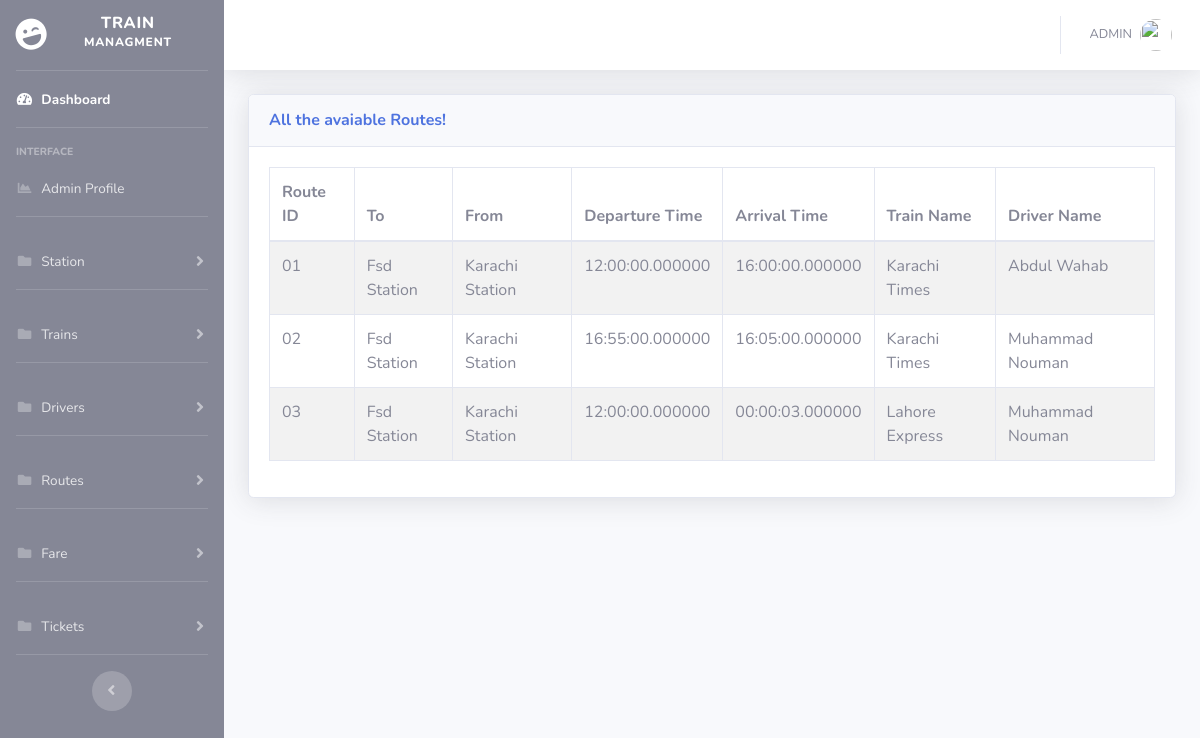
Screenshot of /viewRoute.php (signed in) with the database file from the repository.
### tables this page shows
CREATE TABLE `route` (
  `rId` varchar(10) NOT NULL,
  `rTo` varchar(20) NOT NULL,
  `rFrom` varchar(20) NOT NULL,
  `dTime` time(6) NOT NULL,
  `aTime` time(6) NOT NULL,
  `trainId` varchar(10) NOT NULL,
  `dId` varchar(10) NOT NULL
);

CREATE TABLE `train` (
  `trainId` varchar(10) NOT NULL,
  `trainName` varchar(20) NOT NULL
);

CREATE TABLE `driver` (
  `dId` varchar(10) NOT NULL,
  `dFirstName` text NOT NULL,
  `dLastName` text NOT NULL,
  `dAddress` varchar(20) NOT NULL,
  `dContact` varchar(20) NOT NULL,
  `dExp` int(10) NOT NULL
);

### viewRoute.php (the view, shortened to what this page needs)
<?php
include('includes/header.php');
include('includes/navbar.php');
?>
<div class="container-fluid">
  <div class="card shadow mb-4" >
    <div class="card-header py-3">
      <h6 class="m-0 font-weight-bold text-primary" >All the avaiable Routes!
      </h6>
    </div>
    <div class="card-body">
      <div class="table-responsive">
      <?php
        $servername = "localhost";
        $username = "root";
        $password = "";
        $dbname = "finalproject";
        try {
          $conn = new PDO("mysql:host=$servername;dbname=$dbname", $username, $password);
          $conn->setAttribute(PDO::ATTR_ERRMODE, PDO::ERRMODE_EXCEPTION);
          $conn->setAttribute(PDO::ATTR_ERRMODE, PDO::ERRMODE_EXCEPTION);
          $stmt = $conn->prepare("SELECT *
                                        FROM ((route
                                              INNER JOIN train ON route.trainId = train.trainId)
                                              INNER JOIN driver ON route.dId = driver.dId);");
          $stmt->execute();
        } catch (PDOException $e) {
          echo "Error: " . $e->getMessage();
        }
        ?>
        <table class="table table-bordered table-striped" id="dataTable" width="100%" cellspacing="0">
          <thead>
            <tr>
              <th> Route ID </th>
              <th> To </th>
              <th> From </th>
              <th> Departure Time </th>
              <th> Arrival Time </th>
              <th> Train Name </th>
              <th> Driver Name </th>
            </tr>
          </thead>
          <tbody>
            <?php
              foreach ($stmt->fetchAll() as $k => $row) {
            ?>
                <tr>
                  <td><?php echo $row['rId']; ?></td>
                  <td><?php echo $row['rTo']; ?></td>
                  <td><?php echo $row['rFrom']; ?></td>
                  <td><?php echo $row['dTime']; ?></td>
                  <td><?php echo $row['aTime']; ?></td>
                  <td><?php echo $row['trainName']; ?></td>
                  <td><?php echo $row['dFirstName']; echo '  '; echo $row['dLastName']; ?></td>
                </tr>
            <?php
            }
            ?>
          </tbody>
        </table>
      </div>
    </div>
  </div>
</div>

### rows the page displays
route: rId "01", rTo "Fsd Station", rFrom "Karachi Station", dTime "12:00:00.000000", aTime "16:00:00.000000", trainId.trainName "Karachi Times", dId.dFirstName "Abdul", dId.dLastName "Wahab"
route: rId "02", rTo "Fsd Station", rFrom "Karachi Station", dTime "16:55:00.000000", aTime "16:05:00.000000", trainId.trainName "Karachi Times", dId.dFirstName "Muhammad", dId.dLastName "Nouman"
route: rId "03", rTo "Fsd Station", rFrom "Karachi Station", dTime "12:00:00.000000", aTime "00:00:03.000000", trainId.trainName "Lahore Express", dId.dFirstName "Muhammad", dId.dLastName "Nouman"
